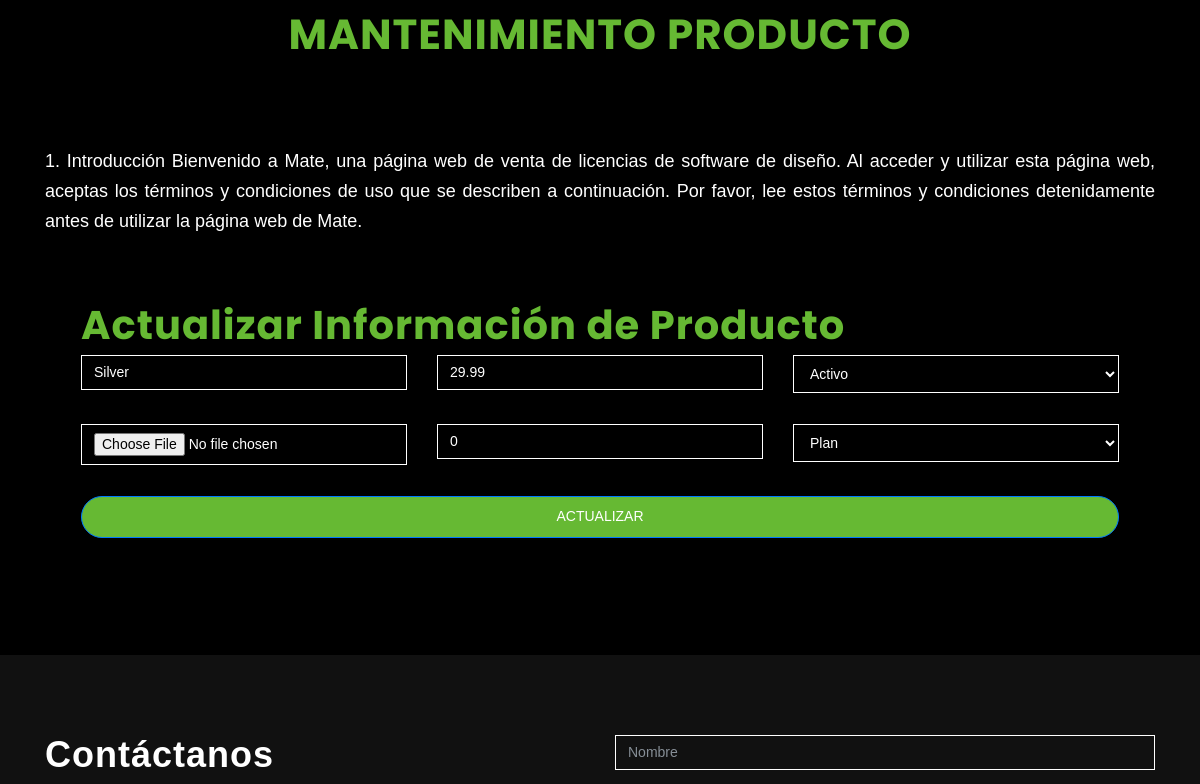
/Code/ProyectoAW/Views/actualizarProducto.php?q=4 (signed in, middle part), run on an earlier commit of the app's database.
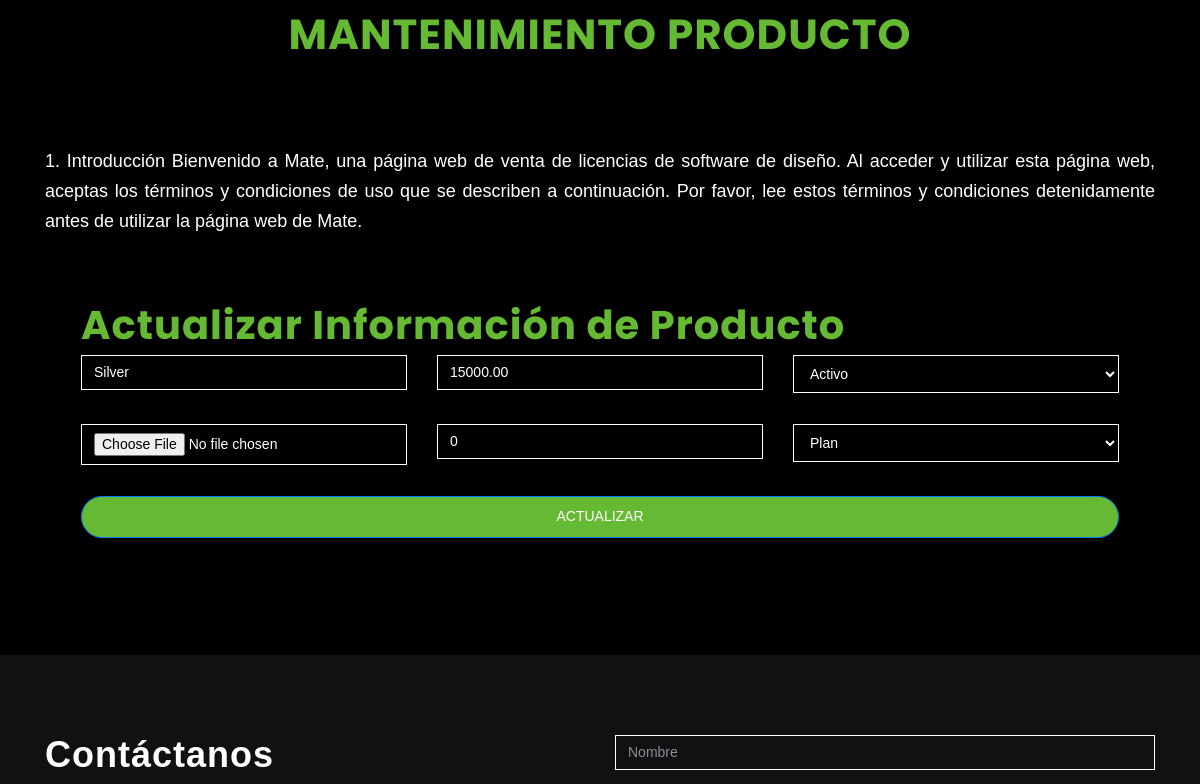
And on a later commit of the database.
### tables this page shows
CREATE TABLE `producto` (
  `ConsecutivoProducto` bigint(20) NOT NULL,
  `Nombre_Producto` varchar(100) NOT NULL,
  `RutaImagen` varchar(500) NOT NULL,
  `Estado` tinyint(4) NOT NULL,
  `Precio` decimal(8,2) NOT NULL,
  `Stock` int(11) NOT NULL,
  `TipoProducto` tinyint(4) NOT NULL,
  `Descripcion` varchar(4000) NOT NULL
);

### Code/ProyectoAW/Models/productosModel.php (called while the page is built, shortened)
<?php
function ConsultarProductoModel($consecutivo)
{
    $instancia = Open();
    $sentencia = "CALL ConsultarProducto($consecutivo);";
    $respuesta = $instancia -> query($sentencia);
    return $respuesta;
}
?>

### Code/ProyectoAW/Views/actualizarProducto.php (the view, shortened to what this page needs)
<?php
  include_once 'utilitarios.php';
  include_once '../Controllers/productosController.php';
  $datos = ConsultarProducto($_GET["q"]);
?>
<!DOCTYPE html>
<html lang="en">
<body>
    <section id="services" class="section" style="background-color: #000000;">
        <div class="container">
            <div class="section-header">
                <h2 class="section-title wow fadeIn" data-wow-duration="1000ms" data-wow-delay="0.3s">Mantenimiento
                    Producto</h2>
            </div>
            <hr class="lines wow zoomIn" data-wow-delay="0.3s">
            <p class="section-subtitle wow fadeIn" data-wow-duration="1000ms" data-wow-delay="0.3s"
                style="text-align: justify;">
                <br>
                1. Introducción
                Bienvenido a Mate, una página web de venta de licencias de software de diseño. Al acceder y utilizar
                esta página web, aceptas los términos y condiciones de uso que se describen a continuación. Por favor,
                lee estos términos y condiciones detenidamente antes de utilizar la página web de Mate.
                <br>
                <br>
            <div class="content-wrapper">
                <section class="content-header">
                    <div class="container-fluid">
                        <div class="card">
                            <div class="card-body login-card-body">
                                <h4 class="login-box-msg" style="color:#66b933">Actualizar Información de Producto</h4>
                                <form action="" method="post" enctype="multipart/form-data">
                                    <div class="row">
                                        <div class="col-4">
                                            <input type="text" class="form-control" placeholder="Nombre del producto"
                                                required id="NombreProducto" name="NombreProducto"
                                                value=<?php echo $datos["Nombre_Producto"] ?>>
                                        </div>
                                        <div class="col-4">
                                            <input type="text" class="form-control" placeholder="Precio"
                                                id="Precio" name="Precio" value="<?php echo $datos["Precio"] ?>">
                                        </div>
                                        <div class="col-4">
                                            <select class="form-control" placeholder="Estado" required id="Estado"
                                                name="Estado">
                                            </select>
                                        </div>
                                    </div>
                                    <br>
                                    <div class="row">
                                        <div class="col-4">
                                            <input type="file" class="form-control" placeholder="Ruta de Imagen"
                                                id="RutaImagen" name="RutaImagen" value="<?php echo $datos["RutaImagen"] ?>">
                                        </div>
                                        <div class="col-4">
                                            <input type="text" class="form-control" placeholder="Stock" required
                                                id="Stock" name="Stock" value="<?php echo $datos["Stock"] ?>">
                                        </div>
                                        <div class="col-4">
                                            <select class="form-control" placeholder="Perfil" required id="Perfil"
                                                name="Perfil">
                                            </select>
                                        </div>
                                    </div>
                                    <br>
                                    <input type="submit" class="btn btn-primary btn-block" value="Actualizar"
                                        id="btnActualizarProducto" name="btnActualizarProducto">
                                </form>
                            </div>
                        </div>
                    </div>
            </div>
            </p>
        </div>
    </section>
</body>
</html>

What changed in the data, as far as the page shows it:
changed producto "Silver": Precio "29.99" → "15000.00"
